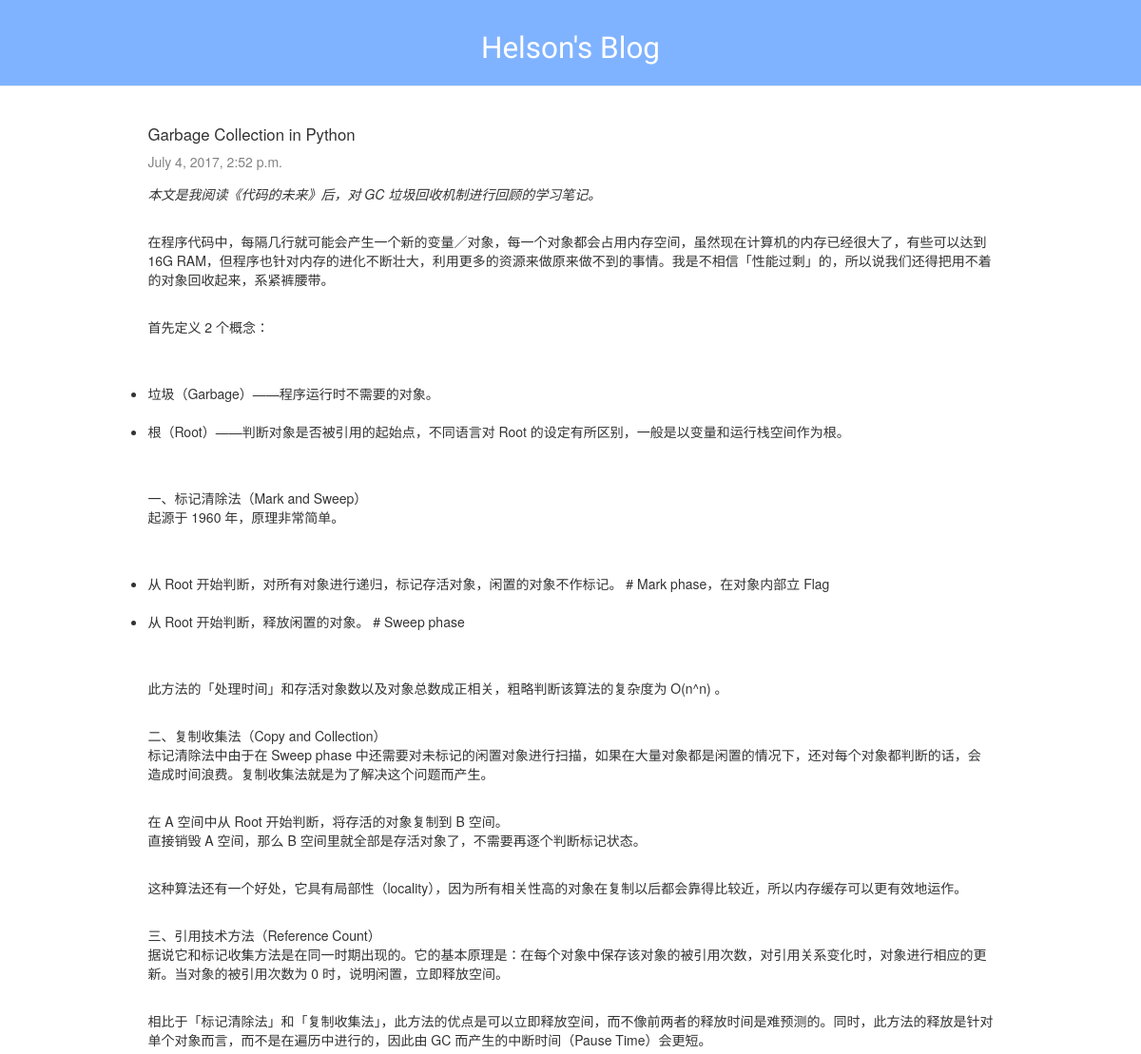
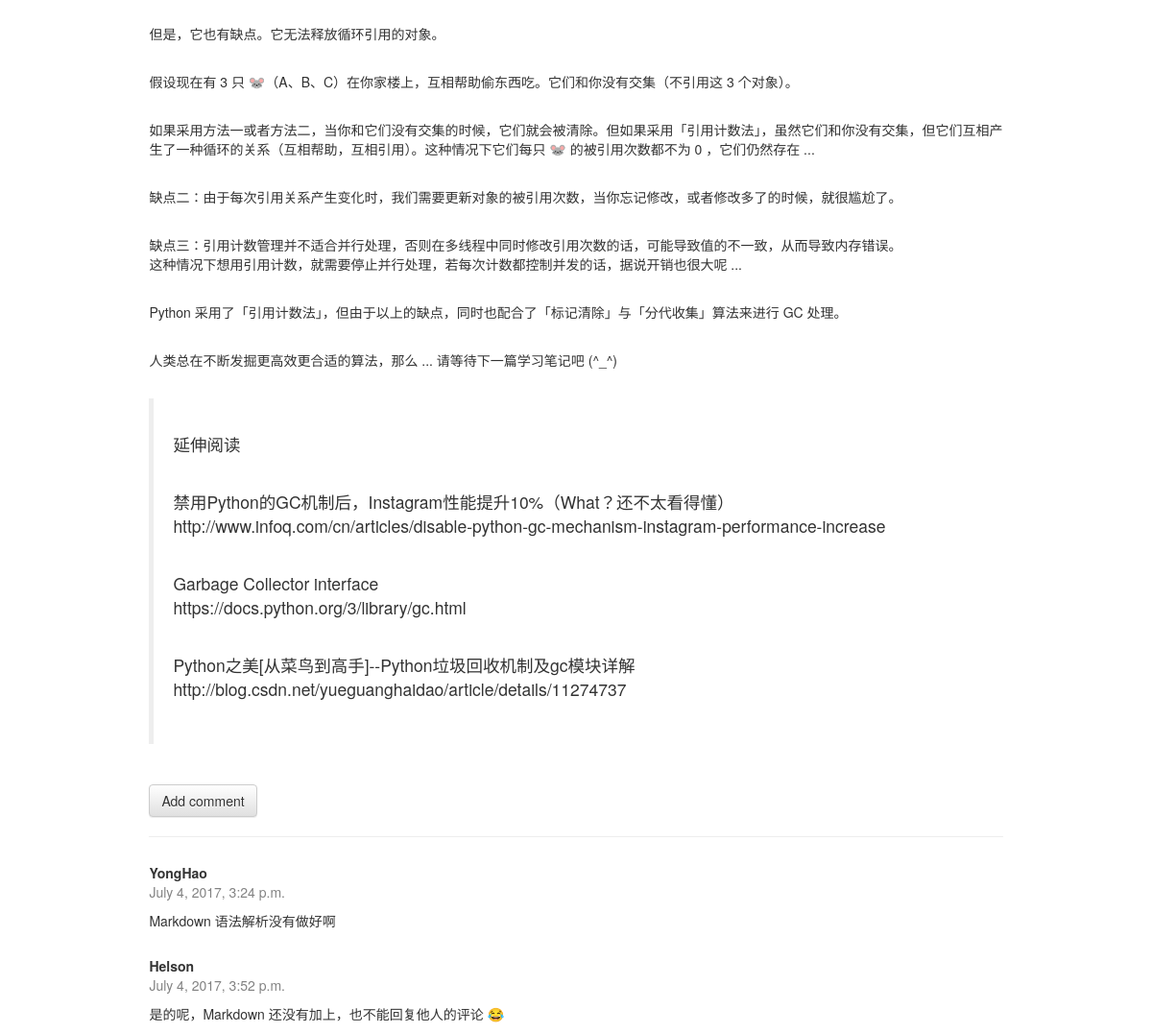
Screenshot of /post/7/ with the database file from the repository (2 pictures, top to bottom).
### blog/models.py (models this page shows, shortened)
class Post(models.Model):
    author = models.ForeignKey('auth.User')
    title = models.CharField(max_length=200)
    text = models.TextField()
    created_date = models.DateTimeField(
            default=timezone.now)
    published_date = models.DateTimeField(
            blank=True, null=True)

class Comment(models.Model):
    post = models.ForeignKey('blog.post', related_name='comments')
    author = models.CharField(max_length=200)
    text = models.TextField()
    created_date = models.DateTimeField(default=timezone.now)
    approved_comment = models.BooleanField(default=False)

### blog/views.py (the view)
# urls.py: url(r'^post/(?P<pk>\d+)/$', views.post_detail, name='post_detail'),
def post_detail(request, pk):
    post = get_object_or_404(Post, pk=pk)
    return render(request, 'blog/post_detail.html', {'post': post})

### blog/templatetags/custom_markdown.py (called while the page is built)
@register.filter(is_safe=True)
@stringfilter
def custom_markdown(value):
    return mark_safe(markdown.markdown(value,
                       extensions = ['markdown.extensions.fenced_code', 'markdown.extensions.codehilite'],
                                       safe_mode = True, enable_attributes = False))

### blog/templates/blog/post_detail.html (shortened to what this page needs)
<!DOCTYPE html>
{% extends 'blog/base.html' %}
{% load custom_markdown %}
{% block content %}
    <div class="post">
        <div class="post-header">
            <h3>{{ post.title }}</h3>
            {% if post.published_date %}
                <div class="date">
                    {{ post.published_date }}
                </div>
            {% endif %}
        </div>
        <div class="post-content">
            <p>{{ post.text|custom_markdown|linebreaksbr }}</p>
        </div>
    </div>
    {% if post.published_date %}
        <a href="{% url 'add_comment_to_post' pk=post.pk %}" class="btn btn-default">Add comment</a>
        <hr>
        {% for comment in post.comments.all %}
            <div class="comment">
                <strong>{{ comment.author }}</strong>
                <div class="date">
                    {{ comment.created_date }}
                </div>
                <p class="comment-content">{{ comment.text|linebreaks }}</p>
            </div>
        {% empty %}
            <p>No comments here yet :(</p>
        {% endfor %}
    {% else %}
        <a class="btn btn-default" href="{% url 'post_publish' pk=post.pk %}">Publish</a>
    {% endif %}
{% endblock %}

### blog/static/css/mysite.css (style rules this page uses)
* { margin: 0; padding: 0; }
html { font-size: 15px; }
h3 { font-size: 1.2em; }
.post { margin-bottom: 3em; }
.post-header { margin-bottom: 1em; }
.date { color: #828282; text-align: left; margin: auto; }
.comment { margin-top: 3%; }

### rows the page displays
Post: title "Garbage Collection in Python", published_date "July 4, 2017, 2:52 p.m.", text|custom_markdown "本文是我阅读《代码的未来》后，对 GC 垃圾回收机制进行回顾的学习笔记。 在程序代码中，每隔几行就可能会产生一个新的变量／对象，每一个对象都会占用内存空间，虽然现在计算机的内存已经很大了，有些可以达到 16G RAM，但程序也针对内存的进化不断壮大，利用更多的资源来做原来做不到的事情。我是不相信「性能过剩」的，所以说我们还得把用不着的对象回收起来，系紧裤腰带。 首先定义 2 个概念： 垃圾（Garbage）——程序运行时不需要的对象。 根（Root）——判断对象是否被引用的起始点，不同语言对 Root 的设定有所区别，一般是以变量和运行栈空间作为根。 一、标记清除法（Mark and Sweep） 起源于 1960 年，原理非常简单。 从 Root 开始判断，对所有对象进行递归，标记存活对象，闲置的对象不作标记。 # Mark phase，在对象内部立 Flag 从 Root 开始判断，释放闲置的对象。 # Sweep phase 此方法的「处理时间」和存活对象数以及对象总数成正相关，粗略判断该算法的复杂度为 O(n^n) 。 二、复制收集法（Copy and Collection） 标记清除法中由于在 Sweep phase 中还需要对未标记的闲置对象进行扫描，如果在大量对象都是闲置的情况下，还对每个对象都判断的话，会造成时间浪费。复制收集法就是为了解决这个问题而产生。 在 A 空间中从 Root 开始判断，将存活的对象复制到 B 空间。 直接销毁 A 空间，那么 B 空间里就全部是存活对象了，不需要再逐个判断标记状态。…"
Comment: author "YongHao", created_date "July 4, 2017, 3:24 p.m.", text "Markdown 语法解析没有做好啊"
Comment: author "Helson", created_date "July 4, 2017, 3:52 p.m.", text "是的呢，Markdown 还没有加上，也不能回复他人的评论 😂"
